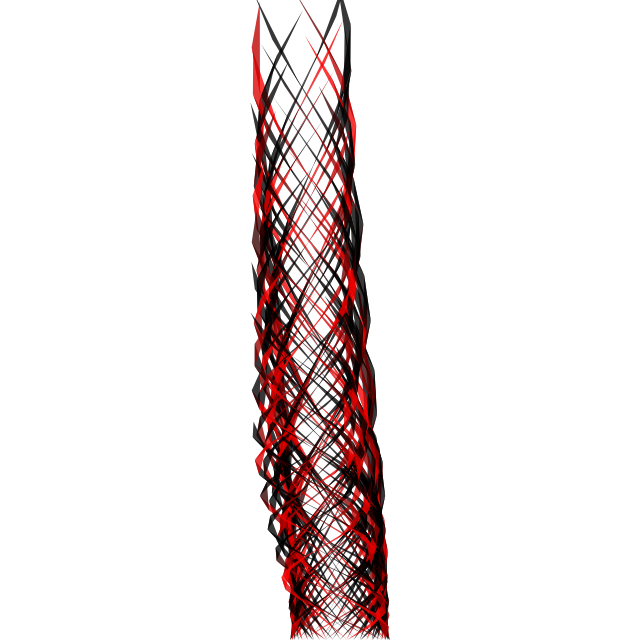
Frame 1 (no input)
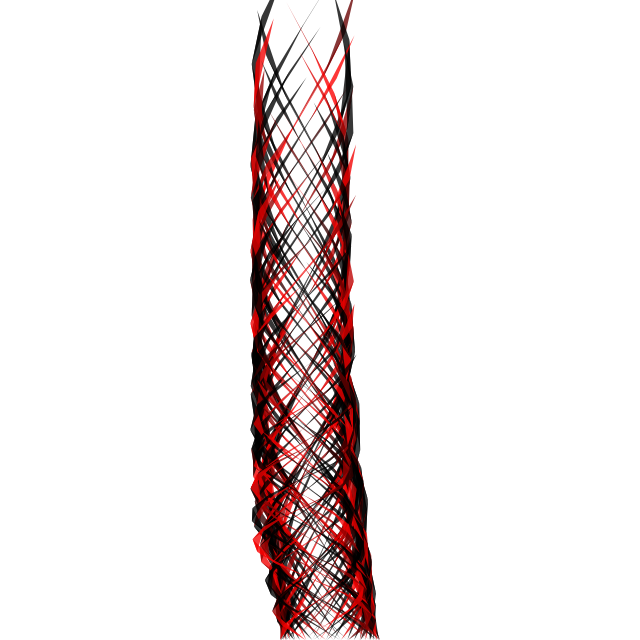
Frame 60 (the mouse pressed at the canvas centre just before this capture)
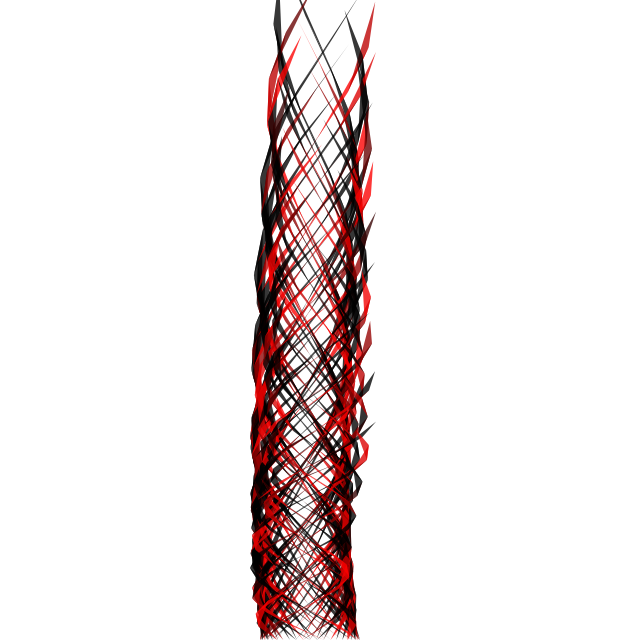
Frame 120 (the mouse held since frame 60 and released just before this capture)

The Processing sketch that drew these frames (run headless with seeded random() and noise(); from frame 60 on, the mouse is pressed at the canvas centre):

// Processing sketch: processing_169442
// ── processing_169442.pde

float num;
void setup() {
  size(640, 640);
  noStroke();
}
void draw() {
  background(255);
  translate(width/2, height);
  for (int q = 60; q > 0; q--) {
    beginShape(TRIANGLE_STRIP);
    for (int i = 0; i < 180; i+=12) {
      float d = map(q, 60, 0, 4, 1);
      fill(sin(radians(i*q))*255, 0, 0, 200);
      vertex(cos(radians(i+frameCount))*20+sin(q+i+num)*50, -i*d);
    }
    endShape();
  }
  num+=0.03;
}
